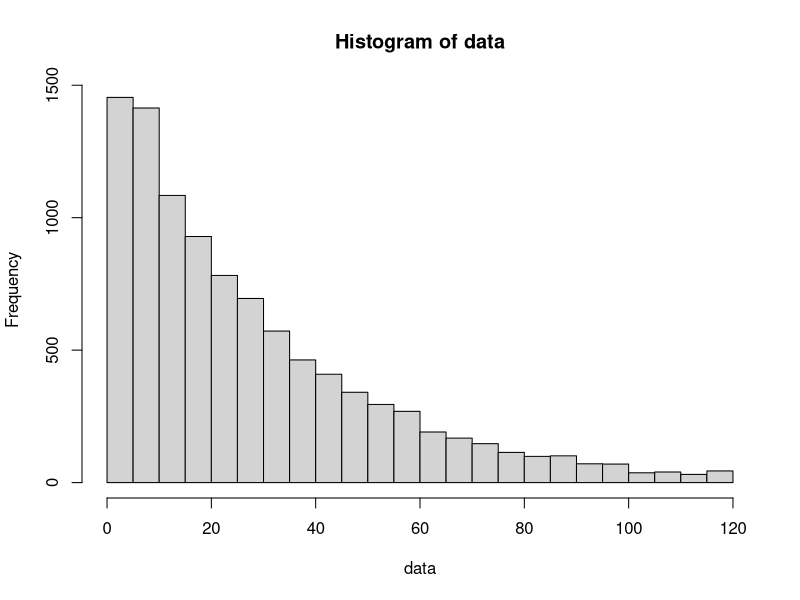
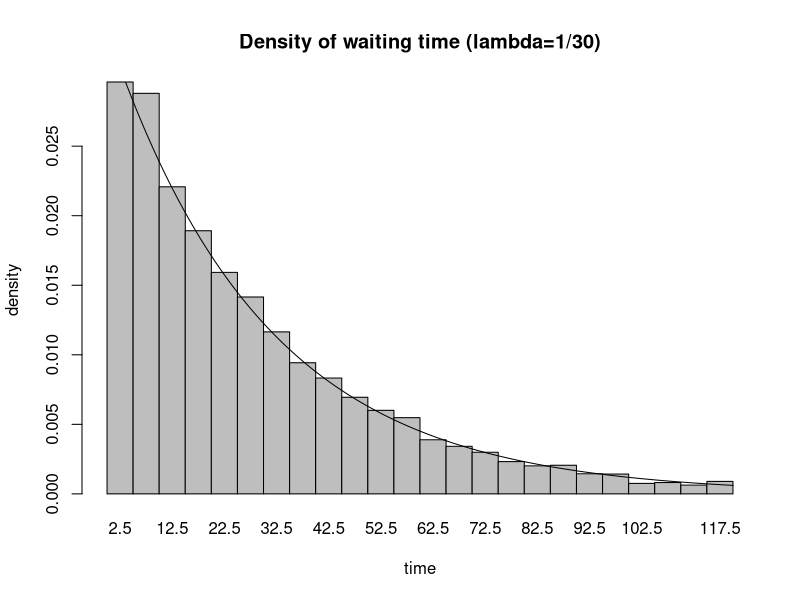

R code for these plots, in order:

#' Exercise 9
#' This program simulates the waiting times between cars
#' when the average time between cars is 30 seconds.
#' The waiting times are simulated by computing
#'     (-1/30)log(rnd)
#' Also, this program computes an area bar graph for
#' these times by breaking the time interval from
#' 0 to 120 into 24 subintervals.
#' On the same pair of axes, plot the function
#'     f(x) = (1/30)e^(-x/30)

xlim = c(0, 120)
func <- function(x) {
  return((1/30)*exp(-x/30))
}

# simulation part
n = 10000 # the number of trial
bins = 24 # the number of bins
data = (-30) * log(runif(n)) # (-1/30)log(rnd)
data = data[data < xlim[2]] # only use data in range [0, 120]
histinfo = hist(data, breaks=seq(xlim[1], xlim[2], l=bins+1))

# function part
x = seq(xlim[1], xlim[2], 0.01)
y = func(x)

# plotting part
par(mfrow=c(1,1))
barplot(main='Density of waiting time (lambda=1/30)',
        xlab='time',
        ylab='density',
        histinfo$density, space=0,
        width=max(x)/(length(histinfo$density)),
        names.arg=histinfo$mids)
lines(x, y)
